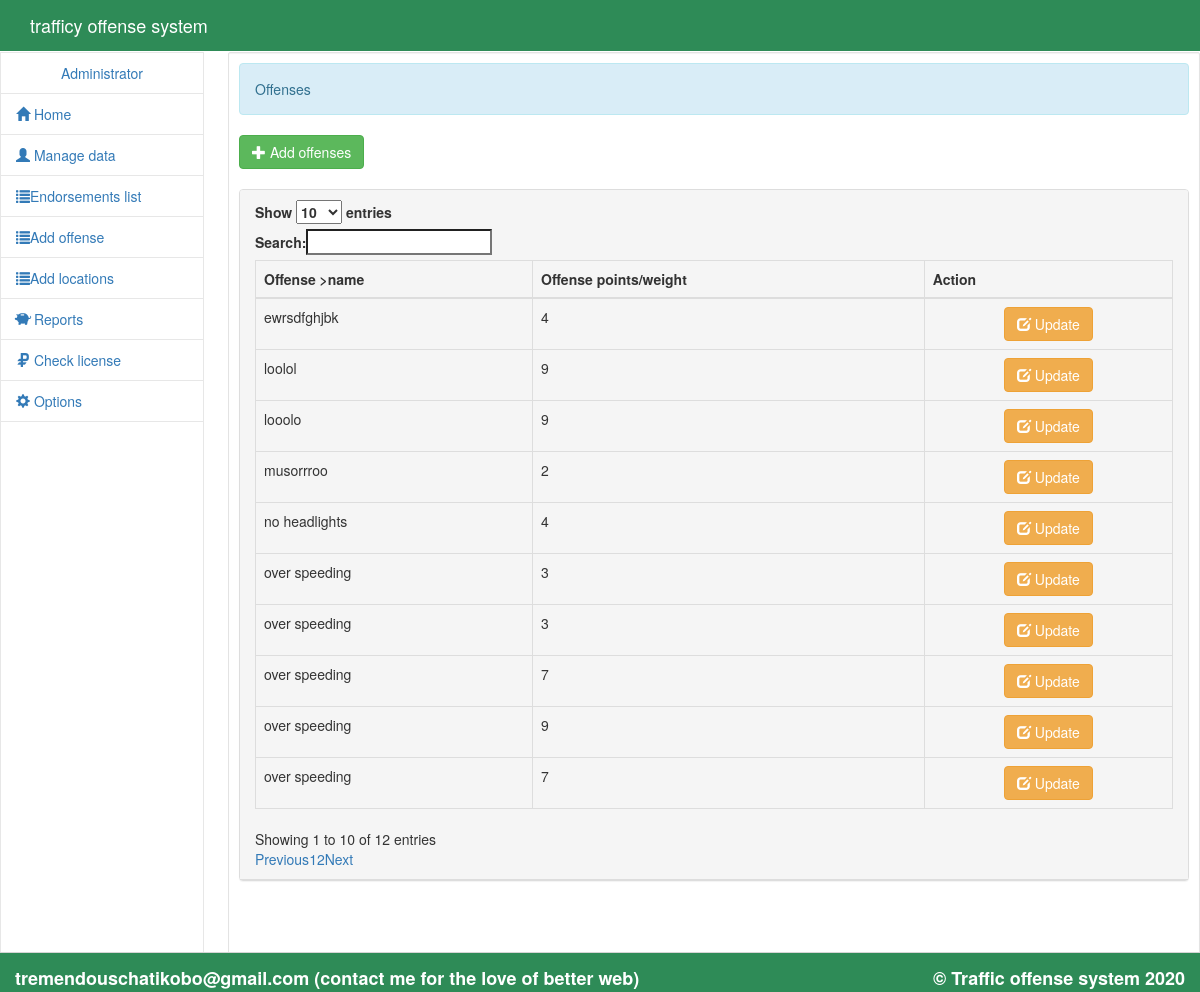
The app's page /admin/offense_list.php (signed in) with its own data.
### tables this page shows
CREATE TABLE IF NOT EXISTS `offense_categorie` (
`offense_id` int(11) NOT NULL,
  `offense_name` varchar(50) NOT NULL,
  `offense_points` varchar(50) NOT NULL
);

### admin/offense_list.php (the view, shortened to what this page needs)
<!DOCTYPE html>
<?php include'head.php'?>
<?php include 'sidebar.php'?>
		<div id = "sidecontent" class = "well pull-right">
			<div class = "alert alert-info">Offenses </div>
			<button type = "button" id = "add_offense" class = "btn btn-success"><span class = "glyphicon glyphicon-plus"></span> Add offenses</button>
			<br />
			<br />
			<div id = "act_table" class = "panel panel-default">
				<div  class = " panel-heading">
					<table id = "table" class = "table table-bordered">
						<thead>
							<tr>
								<th>Offense >name</th>
								<th>Offense points/weight</th>
								<th>Action</th>
							</tr>
						</thead>
						<tbody>
							<?php
							$act_query = $conn->query("SELECT * FROM `offense_categorie`") or die(mysqli_error());
							while($act_fetch = $act_query->fetch_array()){
							?>
							<tr>
								<td><?php echo $act_fetch['offense_name']?></td>
								<td><?php echo $act_fetch['offense_points']?></td>
								<td><center><a href = "edit_offense.php?id=<?php echo $act_fetch['offense_id']?>" class = "btn btn-warning"><span class=  "glyphicon glyphicon-edit"></span> Update</a> </center></td>
							</tr>
							<?php
								}
							?>
						</tbody>
					</table>
				</div>
			</div>
		<br /><br /><br />
		</div>
	<br />
	<br />
	<br />
	<br />
	<br />
	<br />
	<br />
	<br />
	<br />
	<?php include'chicredit.php';?>
</body>
</html>

### admin/head.php (shortened to what this page needs)
<html lang = "eng">
	<head>
		<link rel = "stylesheet" type = "text/css" href = "../css/bootstrap.css" />
		<link rel = "stylesheet" type = "text/css" href = "../css/style.css" />
		<link rel = "stylesheet" type = "text/css" href = "../css/jquery-ui.css" />
	</head>
<body>
<nav class = "navbar navbar-default navbar-fixed-top">
	<div class = "container-fluid">
		<a class="navbar-brand" href="#">
		</a>
		<a class = "navbar-brand">trafficy offense system</a>
</nav>

### admin/sidebar.php (shortened to what this page needs)
<div id = "sidebar">
	<ul id = "menu" class = "nav menu">
		<li>
			<a>
				<?php
					require_once '../connect.php';
					$q_admin_side = $conn->query("SELECT * FROM `admin` WHERE `admin_id` = '$_SESSION[admin_id]'") or die(mysqli_error());
					$f_admin_side = $q_admin_side->fetch_array();
					echo "<center>".$f_admin_side['name']."</center>";
				?>
			</a>
		</li>
		<li><a href = "home.php"><i class = "glyphicon glyphicon-home"></i> Home</a></li>
		<li><a href = ""><i class = "glyphicon glyphicon-user"></i> Manage data</a>
		</li>
		<li><a href = "endorsed_list.php"><i class = "glyphicon glyphicon-list"></i>Endorsements list</a></li>
		<li><a href = "offense_list.php"><i class = "glyphicon glyphicon-list"></i>Add offense</a></li>
		<li><a href = "locations_list.php"><i class = "glyphicon glyphicon-list"></i>Add locations</a></li>
		<li><a href = ""><i class = "glyphicon glyphicon-piggy-bank"></i> Reports</a>
		</li>
		<li><a href = "check_license.php"><i class = "glyphicon glyphicon-ruble"></i> Check license</a></li>
		<li><a href = ""><i class = "glyphicon glyphicon-cog"></i> Options</a>
		</li>
	</ul>
</div>

### admin/chicredit.php
<nav class = "navbar-default" id = "footer">
		<label class = "navbar-brand pull-right">&copy; Traffic offense  system  <?php echo date('Y', strtotime('+8 HOURS'))?></label>
		<label class = "navbar-brand ">tremendouschatikobo@gmail.com (contact me for the love of better web)</label>
	</nav>

### css/style.css (style rules this page uses)
body { background:url('../images/background.jpg') no-repeat; }
#footer { height:40px; width:100%; filter: none; border: 1px solid #D5D5D5; position: fixed; right: 0; left: 0; z-index: 1030; bottom: 0; border-width: 1px 0 0; }
#sidebar { top:52px; width:17%; position:fixed; height:100%; border:1px solid #e7e7e7; background-color:#fff; }
#sidecontent { width:81%; word-wrap:break-word; margin-top:52px; background-color:rgba(255, 255, 255, 0.8); padding:10px; border-radius:2px; }
.menu li { border-bottom:1px solid #E7E7E7; }

### records on screen
offense_categorie: offense_name "over speeding", offense_points "3"
offense_categorie: offense_name "no headlights", offense_points "4"
offense_categorie: offense_name "ewrsdfghjbk", offense_points "4"
offense_categorie: offense_name "looolo", offense_points "9"
offense_categorie: offense_name "musorrroo", offense_points "2"
offense_categorie: offense_name "over speeding", offense_points "3"
offense_categorie: offense_name "over speeding", offense_points "7"
offense_categorie: offense_name "over speeding", offense_points "9"
offense_categorie: offense_name "over speeding", offense_points "7"
offense_categorie: offense_name "loolol", offense_points "9"

### other values on screen
$f_admin_side['name'] "Administrator"
